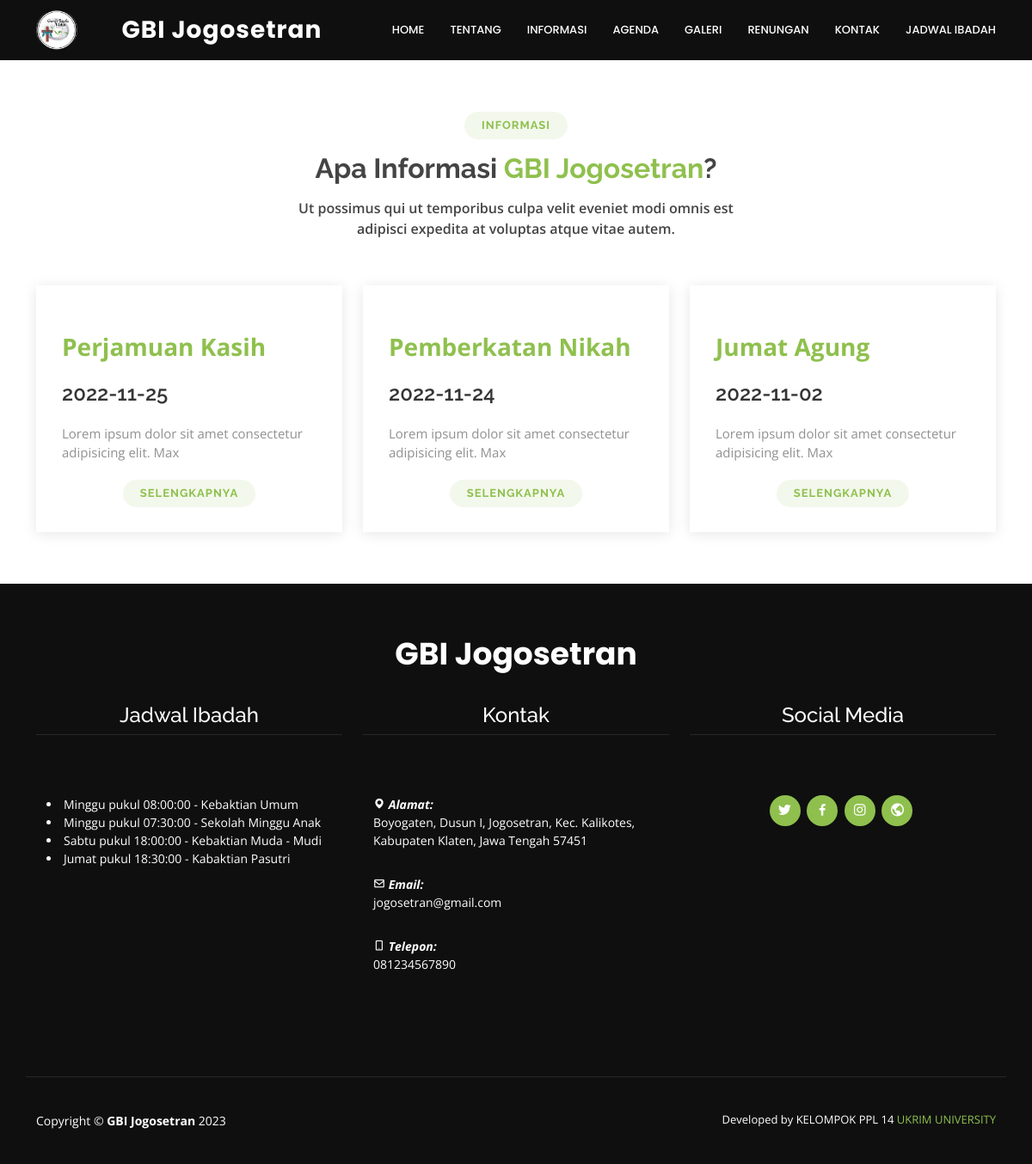
The page /index.php/web_informasi on the database its author committed.
### tables this page shows
CREATE TABLE
    `logo` (
        `id` int(11) NOT NULL,
        `nama_gereja` varchar(128) NOT NULL,
        `logo` varchar(128) NOT NULL
    );

CREATE TABLE
    `informasi` (
        `id_informasi` int(11) NOT NULL,
        `judul_informasi` varchar(200) NOT NULL,
        `isi_informasi` varchar(4000) DEFAULT NULL,
        `tanggal_informasi` date DEFAULT NULL,
        `file` varchar(2000) NOT NULL
    );

CREATE TABLE
    `jadwal` (
        `id_jadwal` int(11) NOT NULL,
        `nama_ibadah` varchar(200) NOT NULL,
        `tanggal` varchar(128) DEFAULT NULL,
        `waktu` time DEFAULT NULL,
        `keterangan` varchar(1000) NOT NULL
    );

CREATE TABLE
    `kontak` (
        `id_kontak` int(11) NOT NULL,
        `no_telepon` varchar(14) DEFAULT NULL,
        `email` varchar(100) DEFAULT NULL,
        `alamat` varchar(500) DEFAULT NULL
    );

### application/controllers/Web_Informasi.php (called while the page is built, shortened)
<?php
class Web_Informasi extends CI_Controller
{
    function __construct()
    {
        $this->load->model("ModelInformasi");
    }
    public function index()
    {
        $dataInformasi = $this->ModelInformasi->getAll();
        $data = array(
            "informasis" => $dataInformasi
        );
        $data['title'] = 'GBI Jogosetran - Informasi';
        $data['informasi'] = $this->db->get('informasi')->row_array();
        $data['logo'] = $this->db->get('logo')->row_array();
        $data['jadwal'] = $this->db->get('jadwal')->result_array();
        $data['social_media'] = $this->db->get('social_media')->row_array();
        $data['kontak'] = $this->db->get('kontak')->row_array();
        $this->load->view('template/w_header', $data);
        $this->load->view('template/w_topbar', $data);
        $this->load->view('web-profile/informasi', $data);
        $this->load->view('template/w_footer', $data);
    }
}

### index.php (called while the page is built, shortened)
<?php
require_once BASEPATH.'core/CodeIgniter.php';

### application/models/ModelInformasi.php (called while the page is built, shortened)
<?php
class ModelInformasi extends CI_Model
{
    var $table = "informasi";
    public function getAll()
    {
        return $this->db->get($this->table)->result();
    }
}

### application/views/web-profile/informasi.php (the view, shortened to what this page needs)
<section id="informasi" class="why-us">
  <div class="container">
    <div class="section-title" data-aos="zoom-in">
      <h2>Informasi</h2>
      <h3>Apa Informasi <span>GBI Jogosetran</span>?</h3>
      <p>
        Ut possimus qui ut temporibus culpa velit eveniet modi omnis est
        adipisci expedita at voluptas atque vitae autem.
      </p>
    </div>
    <div class="row">
      <?php
      foreach (array_reverse($informasis) as $i) {
      ?>
        <div class="col-lg-4 mt-4 mt-lg-4">
          <div class="box" data-aos="fade-up">
            <span><?= $i->judul_informasi ?></span>
            <h4><?= $i->tanggal_informasi ?></h4>
            <p>
              <?= substr($i->isi_informasi, 0, 60) ?>
            </p>
            <div class="section-title" data-aos="zoom-in" style="margin-top: 20px; margin-bottom: -50px;">
              <a href="<?= site_url("Web_Informasi/view/$i->id_informasi") ?>">
                <h2>Selengkapnya</h2>
              </a>
            </div>
          </div>
        </div>
      <?php
      }
      ?>
    </div>
  </div>
</section>

### application/views/template/w_topbar.php (shortened to what this page needs)
<header id="header" class="d-flex align-items-center">
  <div class="container d-flex justify-content-between">
    <img src="<?= base_url('assets/img/logo/') . $logo['logo'] ?>" style="max-height: 50px;" />
    <div class="logo">
      <h1 class="text-light"><a href="<?= base_url('Web_Profile'); ?>"><?= $logo['nama_gereja'] ?></a></h1>
    </div>
    <nav id="navbar" class="navbar">
      <ul>
        <li><a class="nav-link scrollto" href="<?= base_url('Web_Profile'); ?>">Home</a></li>
        <li><a class="nav-link scrollto" href="<?= base_url('Web_Profile'); ?>">Tentang</a></li>
        <li><a class="nav-link scrollto" href="<?= base_url('Web_Informasi'); ?>">Informasi</a></li>
        <li><a class="nav-link scrollto" href="<?= base_url('Web_Agenda'); ?>">Agenda</a></li>
        <li><a class="nav-link scrollto" href="<?= base_url('Web_Galeri'); ?>">Galeri</a></li>
        <li><a class="nav-link scrollto" href="<?= base_url('Web_Renungan'); ?>">Renungan</a></li>
        <li><a class="nav-link scrollto" href="<?= base_url('Web_Profile'); ?>">Kontak</a></li>
        <li><a class="nav-link scrollto" href="<?= base_url('Web_Jadwal'); ?>">Jadwal Ibadah</a></li>
      </ul>
    </nav>
  </div>
</header>

### application/views/template/w_footer.php (shortened to what this page needs)
<footer id="footer">
    <div class="footer-top">
        <div class="container">
            <div class="row justify-content-center">
                <h3 style="margin-top: -20px;">GBI Jogosetran</h3>
                <div class="col-lg-4" style="padding-top: 35px;">
                    <h4>Jadwal Ibadah</h4>
                    <div class="container footer-bottom clearfix">
                        <div class="jadwal-ibadah" style="text-align: left;">
                            <p>
                                <?php
                                foreach ($jadwal as $r) {
                                ?>
                                    <li>
                                        <?= $r['tanggal'] ?></span><span> pukul <?= $r['waktu'] ?></span> - <?= $r['nama_ibadah'] ?><span>
                                    </li>
                                <?php
                                }
                                ?>
                            </p>
                        </div>
                    </div>
                </div>
                <div class="col-lg-4" style="padding-top: 35px;">
                    <h4>Kontak</h4>
                    <div class="container footer-bottom clearfix">
                        <div class="social-links" style="text-align: left;">
                            <p><i class='bx bxs-map'></i><span style="font-weight: bolder;"> Alamat:</span></p>
                            <?= $kontak['alamat'] ?>
                            <p><i class='bx bx-envelope'></i><span style="font-weight: bolder;"> Email:</span></p>
                            <?= $kontak['email'] ?>
                            <p><i class='bx bx-mobile-alt'></i><span style="font-weight: bolder;"> Telepon:</span></p>
                            <?= $kontak['no_telepon'] ?>
                        </div>
                    </div>
                </div>
                <div class="col-lg-4" style="padding-top: 35px;">
                    <h4>Social Media</h4>
                    <div class="container footer-bottom clearfix">
                        <div class=" social-links">
                            <a href="<?= $social_media['twitter'] ?>" class="twitter"><i class="bx bxl-twitter"></i></a>
                            <a href="<?= $social_media['facebook'] ?>" class="facebook"><i class="bx bxl-facebook"></i></a>
                            <a href="<?= $social_media['instagram'] ?>" class="instagram"><i class="bx bxl-instagram"></i></a>
                            <a href="<?= $social_media['website'] ?>" class="google-plus"><i class="bx bx-world"></i></a>
                        </div>
                    </div>
                </div>
            </div>
        </div>
    </div>
    <div class="container footer-bottom clearfix">
        <div class="copyright">
            Copyright &copy; <strong><span>GBI Jogosetran</span></strong> <?= date('Y'); ?>
        </div>
        <div class="credits">
            Developed by KELOMPOK PPL 14 <a href="https://ukrim.ac.id/">UKRIM UNIVERSITY</a>
        </div>
    </div>
</footer>
</body>
</html>

### assets/css/style.css (style rules this page uses)
a { text-decoration: none; color: #8fc04e; }
h1, h2, h3, h4, h5, h6 { font-family: "Raleway", sans-serif; }
#header { height: 70px; transition: all 0.5s; z-index: 997; transition: all 0.5s; background: #0f0f0f; }
#header .logo h1 { font-size: 28px; margin: 0; padding: 11px 0; line-height: 1; font-weight: 700; letter-spacing: 1px; font-family: "Poppins", sans-serif; }
#header .logo h1 a, #header .logo h1 a:hover { color: #fff; text-decoration: none; }
.scrolled-offset { margin-top: 70px; }
.navbar { padding: 0; }
.navbar ul { margin: 0; padding: 0; display: flex; list-style: none; align-items: center; }
.navbar li { position: relative; }
.navbar a, .navbar a:focus { display: flex; align-items: center; justify-content: space-between; padding: 10px 0 10px 30px; font-family: "Poppins", sans-serif; font-size: 13px; font-weight: 500; color: #fff; text-transform: uppercase; white-space: nowrap; transition: 0.3s; }
section { padding: 60px 0; overflow: hidden; }
.section-title { text-align: center; padding-bottom: 30px; }
.section-title h2 { font-size: 13px; letter-spacing: 1px; font-weight: 700; padding: 8px 20px; margin: 0; background: #f3f8ec; color: #8fc04e; display: inline-block; text-transform: uppercase; border-radius: 50px; }
.section-title a h2 { font-size: 13px; letter-spacing: 1px; font-weight: 700; padding: 8px 20px; margin: 0; background: #f3f8ec; color: #8fc04e; display: inline-block; text-transform: uppercase; border-radius: 50px; }
.section-title h3 { margin: 15px 0 0 0; font-size: 32px; font-weight: 700; }
.section-title h3 span { color: #8fc04e; }
.section-title p { margin: 15px auto 0 auto; font-weight: 600; }
@media (min-width: 1024px) { .section-title p { width: 50%; } }
.why-us .box { padding: 50px 30px; box-shadow: 0px 2px 15px rgba(0, 0, 0, 0.1); transition: all ease-in-out 0.3s; background: #fff; }
.why-us .box span { display: block; font-size: 28px; font-weight: 700; color: #8fc04e; }
.why-us .box h4 { font-size: 24px; font-weight: 600; padding: 0; margin: 20px 0; color: #353535; }
.why-us .box p { color: #919191; font-size: 15px; margin: 0; padding: 0; }
#footer { background: #0f0f0f center center no-repeat; color: #fff; font-size: 14px; position: relative; }
#footer::before { content: ""; position: absolute; left: 0; right: 0; top: 0; bottom: 0; background: rgba(15, 15, 15, 0.75); z-index: 1; }
#footer .footer-top { position: relative; z-index: 2; text-align: center; padding: 80px 0; }
#footer .footer-top h3 { font-size: 36px; font-weight: 700; color: #fff; position: relative; font-family: "Poppins", sans-serif; padding-bottom: 0; margin-bottom: 0; }
#footer .footer-top p { font-size: 15; font-style: italic; margin: 30px 0 0 0; padding: 0; }
#footer .footer-top .social-links { margin-top: 30px; }
#footer .footer-top .social-links a { font-size: 18px; display: inline-block; background: #8fc04e; color: #fff; line-height: 1; padding: 8px 0; margin-right: 4px; border-radius: 50%; text-align: center; width: 36px; height: 36px; transition: 0.3s; }
#footer .footer-bottom { border-top: 1px solid #282828; z-index: 2; position: relative; padding-top: 40px; padding-bottom: 40px; }
#footer .copyright { text-align: center; float: left; }
#footer .credits { float: right; text-align: center; font-size: 13px; }

### rows shown on the page
logo: logo (picture), nama_gereja "GBI Jogosetran"
informasi: judul_informasi "Perjamuan Kasih", tanggal_informasi "2022-11-25", isi_informasi "Lorem ipsum dolor sit amet consectetur adipisicing elit. Max"
informasi: judul_informasi "Pemberkatan Nikah", tanggal_informasi "2022-11-24", isi_informasi "Lorem ipsum dolor sit amet consectetur adipisicing elit. Max"
informasi: judul_informasi "Jumat Agung", tanggal_informasi "2022-11-02", isi_informasi "Lorem ipsum dolor sit amet consectetur adipisicing elit. Max"
jadwal: tanggal "Minggu", waktu "08:00:00", nama_ibadah "Kebaktian Umum"
jadwal: tanggal "Minggu", waktu "07:30:00", nama_ibadah "Sekolah Minggu Anak"
jadwal: tanggal "Sabtu", waktu "18:00:00", nama_ibadah "Kebaktian Muda - Mudi"
jadwal: tanggal "Jumat", waktu "18:30:00", nama_ibadah "Kabaktian Pasutri"
kontak: alamat "Boyogaten, Dusun I, Jogosetran, Kec. Kalikotes, Kabupaten Klaten, Jawa Tengah 57451", email "jogosetran@gmail.com", no_telepon "081234567890"
